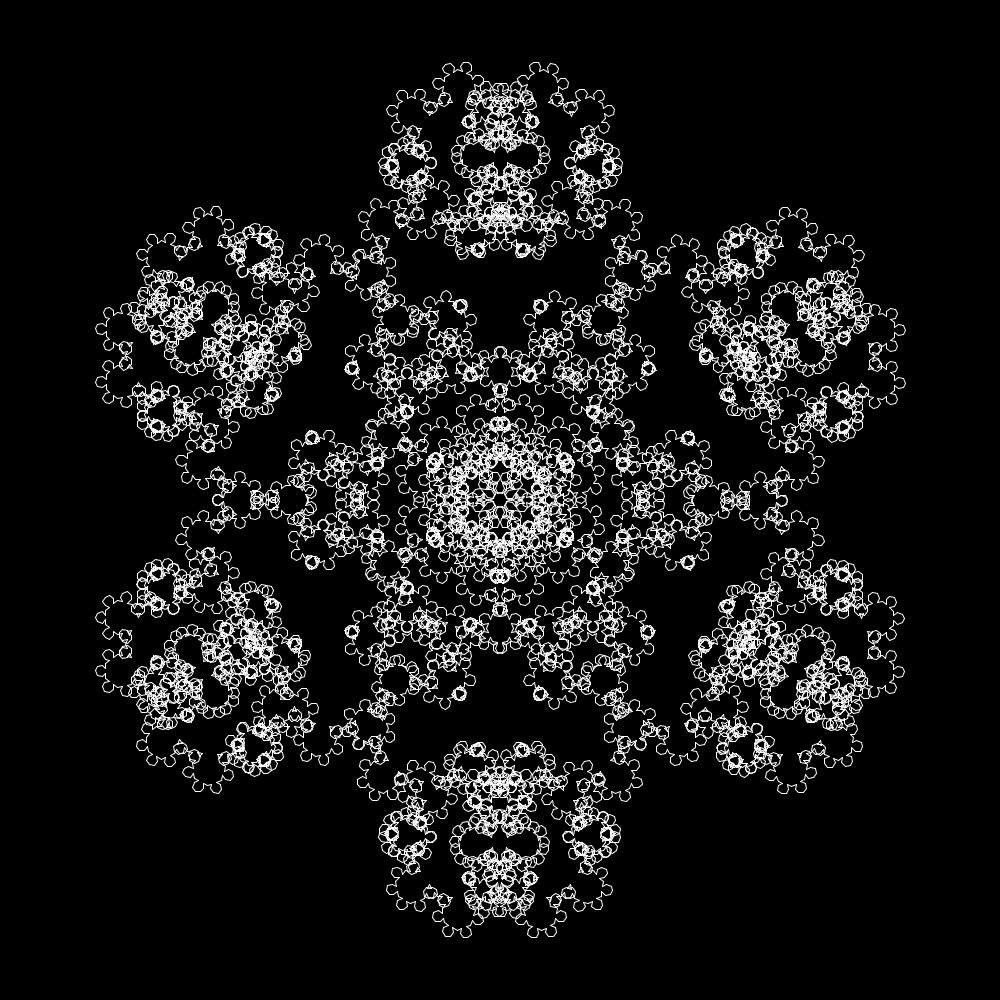
Frame 1 (no input)
Frame 60 (the mouse pressed at the canvas centre just before this capture): identical to frame 1, image omitted
Frame 120 (the mouse held since frame 60 and released just before this capture): identical to frame 1, image omitted

The Processing sketch that drew this single still picture (run headless with seeded random() and noise(); from frame 60 on, the mouse is pressed at the canvas centre):

// Processing sketch: sk_k4_20_04
// ── sk_k4_20_04.pde
int P = 7; //個数
int S = 6; //角の数
int N = 4; //回数
int mag = 800; //図の大きさ
boolean outside_curve = false;
 
void setup() {
  size(1000, 1000);
  background(0);
  ellipseMode(CENTER);
  smooth();
}
 
void draw() {

  background(0);
  stroke(255);
  strokeWeight(1);
  snowFlake();
}
 
void snowFlake() {
  float gr = - TWO_PI / P; // 元の回転角度
  if (outside_curve)
    gr = TWO_PI/P;
  float r = - TWO_PI / S; // 元じゃないやつの回転角度

  float[] D = new float[P]; 
  for (int i = 1; i < P-1; i++)
    D[i] = -gr;
  D[0]=D[P-1]=gr*(P-2)/2;

  int[] O = new int[N];

  float x1 = width/2;
  float y1 = height/2-mag/2;
  float x2, y2; 

  float an = r/2-TWO_PI; 
  float l =  mag * sin(r/2)/pow(3, N); //位置
  
  int i, k;
  boolean curve_finished;
  for (i=0; i<S; i++) { // 曲線の数、ポリゴンサイズ
    for (k=0; k<N; k++) // ゼロから作成
      O[k]=0;
    // 曲線ーーーーーーーー
    curve_finished=false;
    k=0;
    while (true) {
      x2=x1+cos(an)*l; //横幅
      y2=y1+sin(an)*l;  //縦幅
      line(x1, y1, x2, y2);
      x1=x2; 
      y1=y2;
      if (curve_finished)  break;

      an = an + D[O[k]];
      O[k]=O[k]+1;

      k=0;
      while (O[k]==P) {
        O[k] = 0;
        k = k + 1;
        if (k==N) {
          curve_finished = true;
          break;
        }
      }
    }
    an = an + r; // 追加の角度
  }
}
